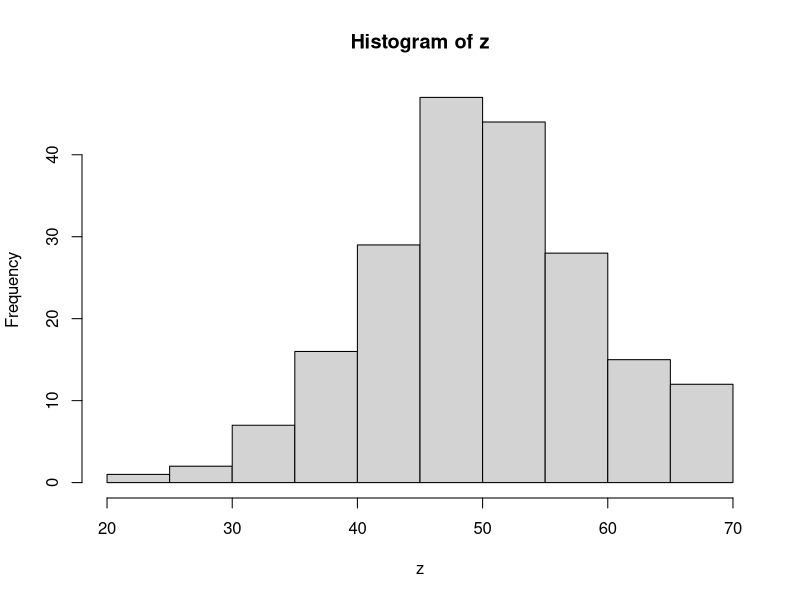
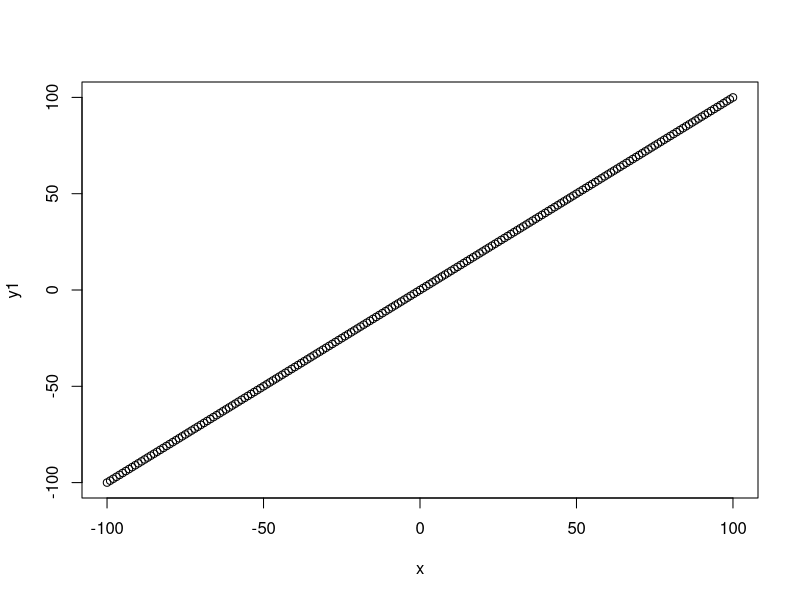
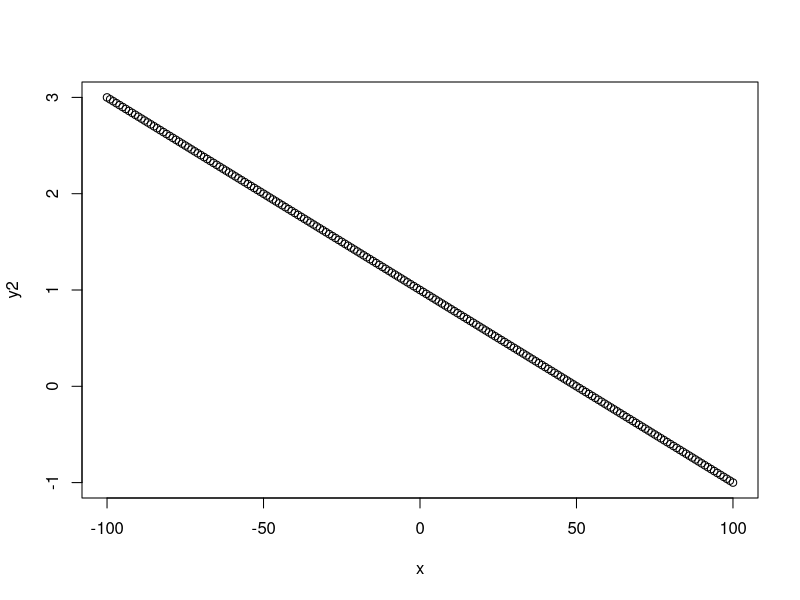
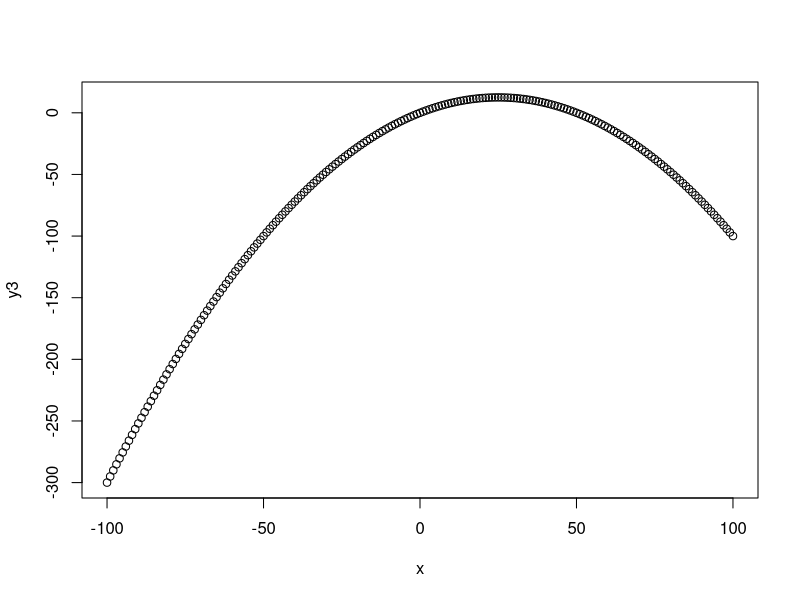
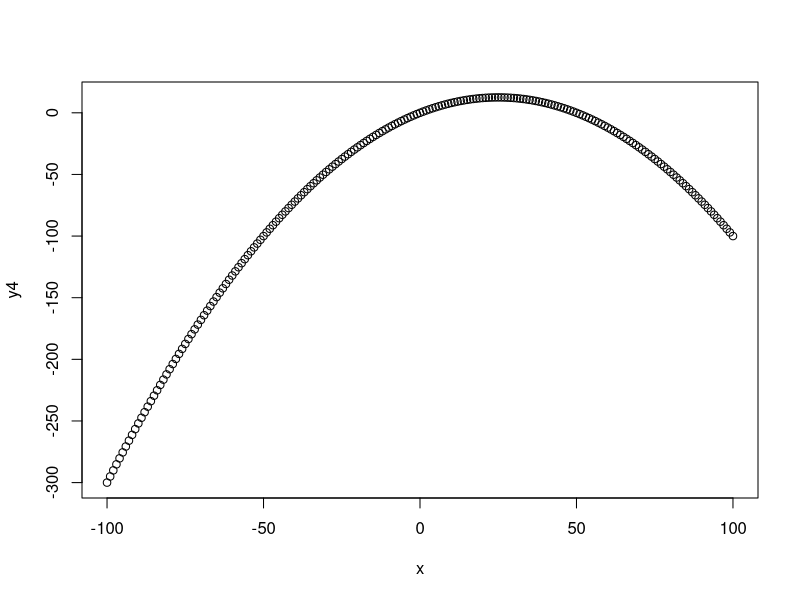
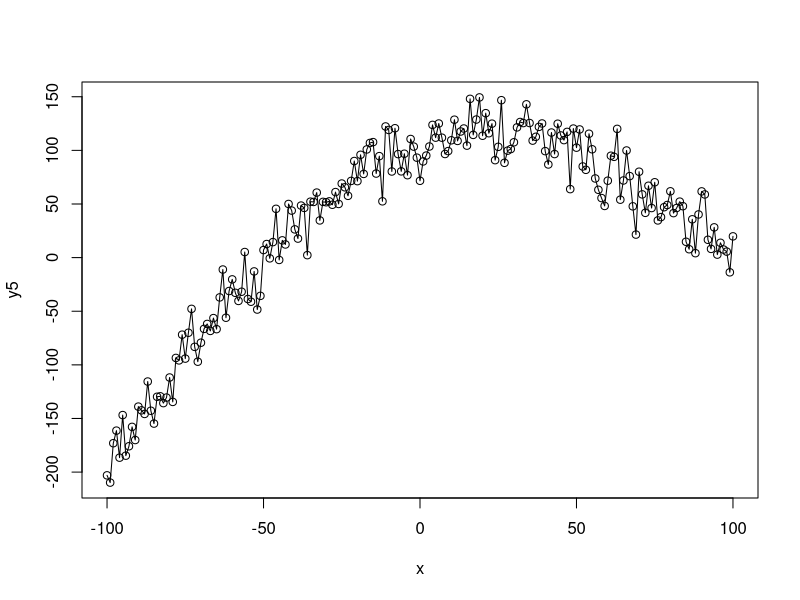
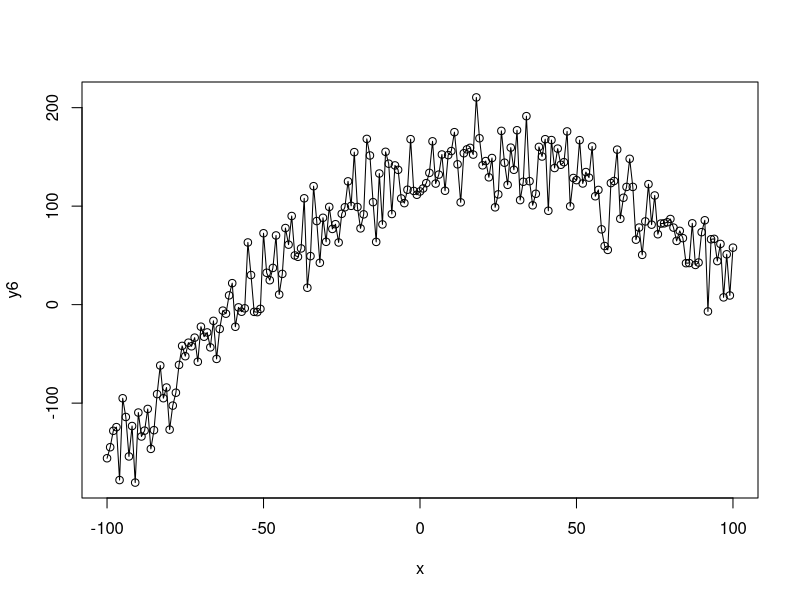

These figures' R source, in order: (Note: this script raises an error after producing the figures.)
x <- c(-100:100)
alpha <- 1 # increaes alpha, decrease |y|, negative turns parabola upside down
beta <- 50 # increase beta, decrease  |y|
gamma <- 2 # decrease gamma, decrease y
delta <- 1
z <- rnorm(201, mean=50, sd=10)
w <- rnorm(201, mean=30, sd=20)
hist(z)


y1 <- alpha*x
y2 <- 1-x/beta
y3 <- alpha*x*(1-x/beta)
y4 <- alpha*x*(1-x/beta)
y5 <- y4 + gamma*z
y6 <- y5 + delta*w

df <- cbind(y5, y4, x, z, w)
head(df)

plot(x, y1)
plot(x, y2)
plot(x, y3)
plot(x, y4)
plot(x, y5)
lines(x, y5)
plot(x, y6)
lines(x, y6)


alp <- MaxTice4$optim_ls$`MaxTice-m1`$cdf$par[1]
bet <- MaxTice4$optim_ls$`MaxTice-m1`$cdf$par[2]

x <- seq(0, 10, 0.1)
y <- alp*x*(1-x/bet)
plot(x, y)


lx <- 1:1000

yln <- log(lx)
ylg <- log10(lx)
ylg2 <- log2(lx)

plot(lx, yln)
